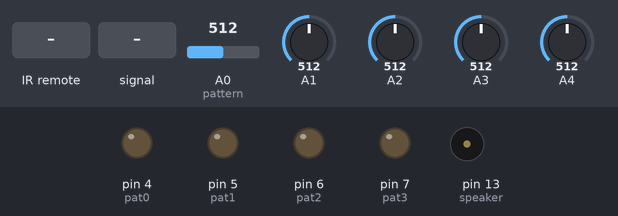
Simulated run of this sketch. Board: Arduino Uno, built with avr-gcc and run on an emulated ATmega328P. Shown: output pins drawn as LEDs (lit = HIGH), buzzer (waves = sounding). Dashed ring = blinking. The inputs (shaded band) are chosen by the test bench; at power-on: A4 = 512, A0 (pattern) = 512, A1 = 512, A2 = 512, A3 = 512.

Above: at 1.2 s.
1.3 s: infrared code 0xFFA25D received
At 1.99 s:
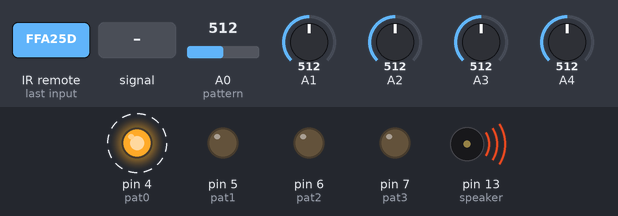
4.3 s: A4 set to 716
At 4.52 s:
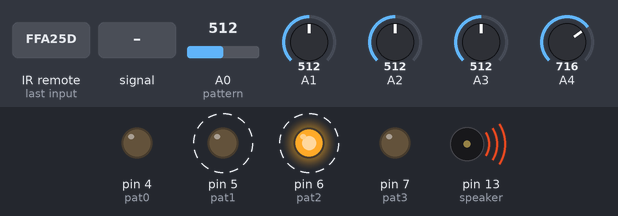
7.3 s: A4 set to 992
At 8.1 s:
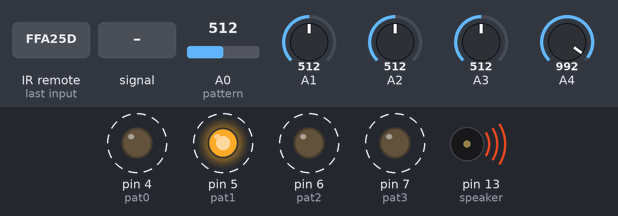
10.3 s: A4 set to 306
12.4 s: A4 fed a 200 Hz sine of ±255 counts around its level
At 12.83 s:
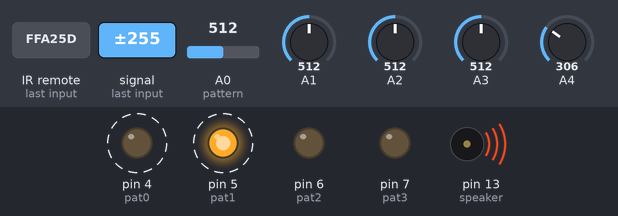
Timing chart, 0 to 16.4 s (numbered marks = the images above; inputs shaded):
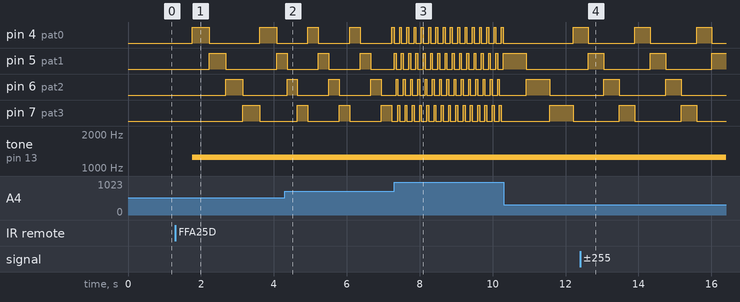

Measured:
- after the input at 1.3 s, pin 4 (pat0): alternates HIGH for 0.46 s and LOW for 1.4 s, starting after 0.46 s; pin 5 (pat1): LOW → HIGH after 0.93 s, → LOW 0.46 s later, → HIGH 1.4 s later
- after the input at 4.3 s, pin 6 (pat2): alternates HIGH for 0.29 s and LOW for 0.86 s, starting after 0.06 s
- after the input at 7.3 s, pin 4 (pat0), pin 5 (pat1): alternates HIGH for 0.05 s and LOW for 0.15 s, starting at once; pin 6 (pat2): alternates HIGH for 0.05 s and LOW for 0.15 s, starting after 0.05 s; pin 7 (pat3): alternates HIGH for 0.05 s and LOW for 0.15 s, starting after 0.10 s
- after the input at 12.4 s, pin 5 (pat1): alternates HIGH for 0.42 s and LOW for 1.3 s, starting after 0.23 s

The sketch:

step-sequencer.ino
```cpp
#include <IRremote.h>

const int RECV_PIN = 8;   //  IR pin
IRrecv irrecv(RECV_PIN);  // Initialize IR receiver
decode_results results;

// Declaration of variables
const byte speaker = 13;  //  Speaker pin
const byte pat0 = 4;      //  Led pins
const byte pat1 = 5;
const byte pat2 = 6;
const byte pat3 = 7;

bool debug = false; // Used to print values to Serial Monitor
bool isOn = false;  // Checks if the device should work or not
long counter = 0;   // Used for speed
long tempo;         // Used for reading the speed
int pattern = 0;    // Current potentiometer
int lowFreq = 0;    // The lower frequency boundary
int highFreq = 2500;// The higher frequency boundary
int newValue;       // Used to change freq. boundary more easily
unsigned int note;  // Note that will be played

void switchLEDs(int pattern) {  // Turn on and off the leds for specific patterns
  switch (pattern) {
    case 0:
      digitalWrite(pat3, LOW);
      digitalWrite(pat0, HIGH);
      break;
    case 1:
      digitalWrite(pat0, LOW);
      digitalWrite(pat1, HIGH);
      break;
    case 2:
      digitalWrite(pat1, LOW);
      digitalWrite(pat2, HIGH);
      break;
    case 3:
      digitalWrite(pat2, LOW);
      digitalWrite(pat3, HIGH);
      break;
  }
}

int getNote(int pattern) {  //  Get notes for specific patterns
  if (pattern == 0) {
    note = map(analogRead(A0), 0, 1023, lowFreq, highFreq);
  } else if (pattern == 1) {
    note = map(analogRead(A1), 0, 1023, lowFreq, highFreq);
  } else if (pattern == 2) {
    note = map(analogRead(A2), 0, 1023, lowFreq, highFreq);
  } else if (pattern == 3) {
    note = map(analogRead(A3), 0, 1023, lowFreq, highFreq);
  }
  return note;
}

void configure(long value) {
  switch (value) {
    case 0xFF02FD:  //+         Increment the highFreq boundary
      if (debug) {
        Serial.println("+");
      }
      newValue = highFreq + 100;
      if (newValue <= 5000) {
        highFreq = newValue;
      }
      break;
    case 0xFF9867:  //-         Decrement the highFreq boundary
      if (debug) {
        Serial.println("-");
      }
      newValue = highFreq - 100;
      if (newValue > lowFreq ) {
        highFreq = newValue;
      }
      break;
    case 0xFF906F:  //Forward   Increment the lowFreq boundary
      if (debug) {
        Serial.println("Forward");
      }
      newValue = lowFreq + 100;
      if (newValue < highFreq) {
        lowFreq = newValue;
      }
      break;
    case 0xFFE01F:  //Backward  Decrement the lowFreq boundary
      if (debug) {
        Serial.println("Backward");
      }
      newValue = lowFreq - 100;
      if (newValue >= 0) {
        lowFreq = newValue;
      }
      break;
    case 0xFFC23D:  //Return    Reset the boundaries
      if (debug) {
        Serial.println("Return");
      }
      lowFreq = 0;
      highFreq = 2500;
      break;
    case 0xFFA25D:  //Power     Stop/Start
      if (debug) {
        Serial.println("Power");
      }
      isOn = !isOn;
      break;
  }
}

void setup() {
  if (debug) {
      Serial.begin(9600); // Print IR Commands
  }
  irrecv.enableIRIn();

  pinMode(pat0, OUTPUT);
  pinMode(pat1, OUTPUT);
  pinMode(pat2, OUTPUT);
  pinMode(pat3, OUTPUT);
  digitalWrite(pat0, LOW);
  digitalWrite(pat1, LOW);
  digitalWrite(pat2, LOW);
  digitalWrite(pat3, LOW);
}


void loop() {
  if (irrecv.decode(&results)) {
    if (debug) {
      Serial.println("test");
    }
    if (debug) {
      Serial.println(results.value, HEX);
    }
    configure(results.value);
    irrecv.resume();
  }

  if (!isOn) {  // Check power status
    digitalWrite(pat0, LOW);
    digitalWrite(pat1, LOW);
    digitalWrite(pat2, LOW);
    digitalWrite(pat3, LOW);
    noTone(speaker);
    return;
  }

  tempo = map(analogRead(A4), 0, 1023, 4000, 100);
  if (tempo < 3900) { // Enter if speed still acceptajk  ble
    if (counter > tempo) {
      if (debug) {
        Serial.println(pattern);
      }
      noTone(speaker);
      counter = 0;

      switchLEDs(pattern);
      note = getNote(pattern);

      pattern = (pattern + 1) % 4;
      if (note > lowFreq + 10) {
        tone(speaker, note);
      }
    }
    counter++;
  } else {  // Stopped on a specific potentiometer
    switchLEDs(pattern);
    unsigned int note = map(analogRead(pattern), 0, 1023, lowFreq, highFreq);

    if (note > lowFreq + 10) {
      tone(speaker, note);
    }else{
      noTone(speaker);
    }
  }
}
```
